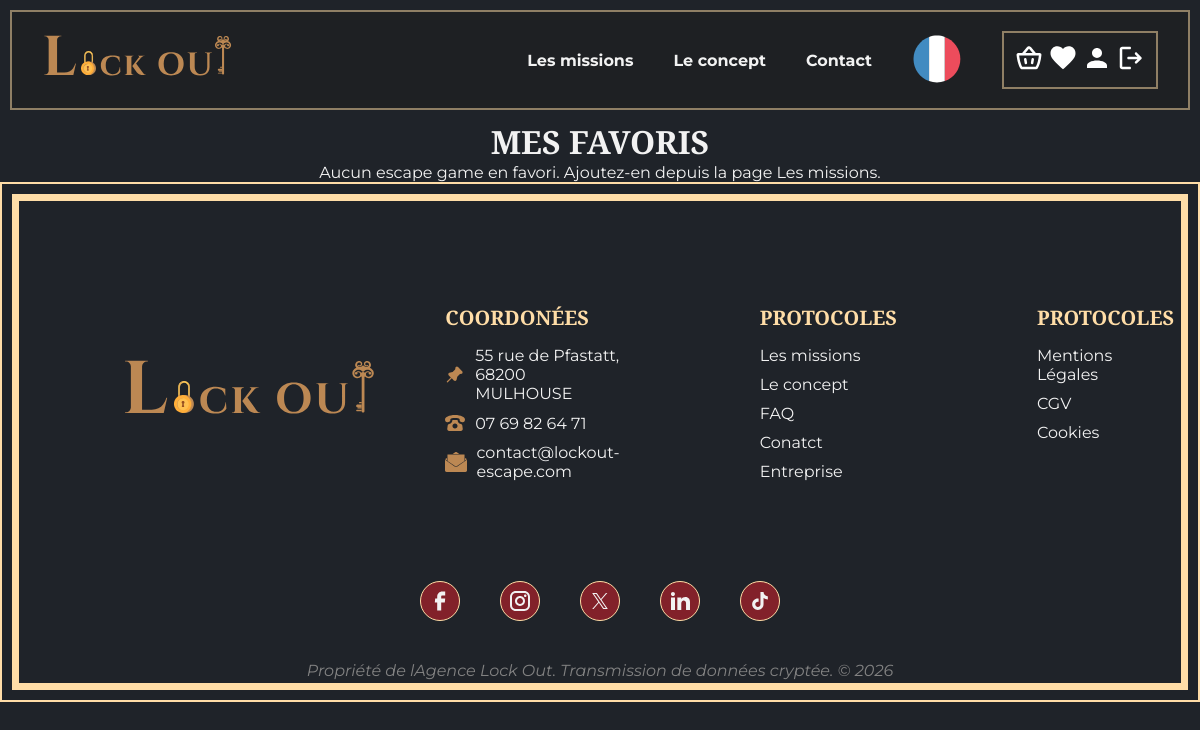
Page /index.php?action=favoris (signed in) on the earlier database version.
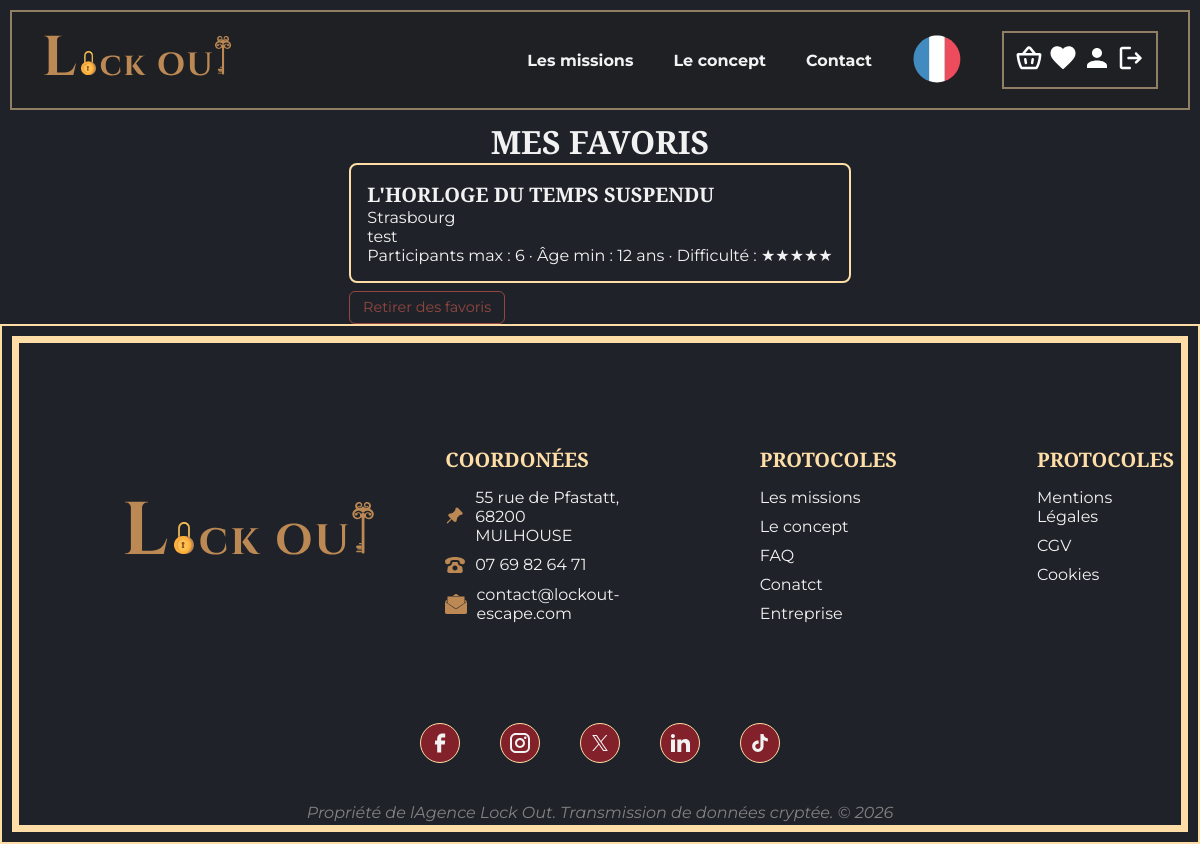
Same page on the later database version.
### tables this page shows
CREATE TABLE `escape_game` (
  `id_escape` int(11) NOT NULL,
  `nom` varchar(100) NOT NULL,
  `description` text NOT NULL,
  `longitude` decimal(10,7) NOT NULL,
  `latitude` decimal(10,7) NOT NULL,
  `nb_participants_max` int(5) NOT NULL,
  `age_minimum` int(2) NOT NULL,
  `ville` varchar(100) NOT NULL,
  `tags` varchar(500) NOT NULL,
  `difficultés` int(1) NOT NULL
);

### index.php (called while the page is built, shortened)
<?php
require "includes/default_config.php";
require "controleur/Routeur.class.php";
$routeur = new Routeur();
$routeur->routerRequete();

### vue/vue.class.php (called while the page is built, shortened)
<?php
class Vue {
  private $fichierVue;
  public function __construct($action) {
    $this->fichierVue = "vue/vue".$action.".php";
  }
  public function afficher($data) {
    global $conf;
    if (isset($_SESSION['acces'])) {
        $menu = (isset($_SESSION['statut']) && $_SESSION['statut'] == 2) ? $conf->menu_admin : $conf->menu_connecte;
    } else {
        $menu = $conf->menu;
    }
    extract($data);
    require $this->fichierVue;
    $contenu = ob_get_clean();
    $footer = $conf->footer;
    require "gabarit.php";
  }
}

### modele/favori.class.php (called while the page is built, shortened)
<?php
require_once "modele/database.class.php";
class Favori extends Database {
  public function getEscapesFavoris($id_client) {
    $req = 'SELECT DISTINCT e.id_escape AS "Code", e.nom AS "Nom", e.description AS "Description", e.longitude AS "Longitude", e.latitude AS "Latitude", '
         . 'e.nb_participants_max AS "Nombre de participants maximum", e.age_minimum AS "Age minimum", e.ville AS "Ville", e.tags AS "Tags", e.difficultés AS "Difficultés" '
         . 'FROM escape_game e '
         . 'INNER JOIN version v ON e.id_escape = v.id_escape '
         . 'INNER JOIN mettre_favoris_version f ON v.id_version = f.id_version '
         . 'WHERE f.id_client = ? ORDER BY e.nom;';
    $resultat = $this->execReqPrep($req, array($id_client));
    return is_array($resultat) ? $resultat : array();
  }
}

### modele/database.class.php (called while the page is built, shortened)
<?php
abstract class Database {
  private $bdd;
  protected function execReqPrep($req, $data) {
    $reponse = $this->connexionBDD()->prepare($req);
    if($reponse->execute($data)) {
      $resultat = $reponse->fetchAll(PDO::FETCH_ASSOC);
    if(!empty($resultat))
      return $resultat;
    else
      return $reponse->rowCount();
    }
    return FALSE;
  }
  private function connexionBDD() {
    global $conf;
    if (!isset($this->bdd))
      try {
        $options=array(PDO::MYSQL_ATTR_INIT_COMMAND => "SET NAMES utf8");
        $this->bdd = new PDO('mysql:host='. $conf->DBHost .';dbname='.$conf->DBName, $conf->DBUser, $conf->DBPwd, $options);
      }
      catch(Exception $err) {
        throw new Exception("Connexion à la BDD");
      }
    return $this->bdd;
  }
}

### vue/vueReservations.php (the view, shortened to what this page needs)
<?php
$cssLink = '<link href="style/escapes.css" rel="stylesheet">';
$reservations = $reservations ?? array();
$favoris = $favoris ?? array();
$contexte = $contexte ?? 'reservations';
$titres = array(
    'panier' => 'Mon panier',
    'favoris' => 'Mes favoris',
    'gestion_commandes' => 'Gestion des commandes',
    'reservations' => 'Mes réservations'
);
$titreSection = $titres[$contexte] ?? 'Réservations';
$key = function($row, $k) {
    if (isset($row[$k])) return $row[$k];
    return $row[strtolower($k)] ?? null;
};
?>
<section class="content reservations">
    <h2><?= htmlspecialchars($titreSection) ?></h2>
    <?php if ($contexte === 'favoris'): ?>
        <?php if (empty($favoris)): ?>
            <p class="msg-empty">Aucun escape game en favori. Ajoutez-en depuis la page <a href="index.php?action=escapes">Les missions</a>.</p>
        <?php else: ?>
            <div class="liste-escapes liste-favoris">
                <?php foreach ($favoris as $e):
                    $code = (int)($key($e, 'Code') ?? 0);
                    $nom = $key($e, 'Nom') ?? '';
                    $ville = $key($e, 'Ville') ?? '';
                    $desc = $key($e, 'Description') ?? '';
                    $nbMax = (int)($key($e, 'Nombre de participants maximum') ?? 0);
                    $ageMin = (int)($key($e, 'Age minimum') ?? 0);
                    $diff = (int)($key($e, 'Difficultés') ?? 0);
                ?>
                    <div class="card-escape-wrapper">
                        <a href="index.php?action=escape&amp;id_escape=<?= $code ?>" class="card-escape-link">
                            <article class="card-escape">
                                <h3><?= htmlspecialchars($nom) ?></h3>
                                <p class="ville"><?= htmlspecialchars($ville) ?></p>
                                <p class="description"><?= htmlspecialchars($desc) ?></p>
                                <p class="infos">Participants max : <?= $nbMax ?> · Âge min : <?= $ageMin ?> ans · Difficulté : <?= htmlspecialchars(Escape::$LIBELLES_DIFFICULTE[$diff] ?? $diff) ?></p>
                            </article>
                        </a>
                        <a href="index.php?action=retirerFavori&amp;id_escape=<?= $code ?>&amp;retour=<?= urlencode('index.php?action=favoris') ?>" class="btn-retirer-favori">Retirer des favoris</a>
                    </div>
                <?php endforeach; ?>
            </div>
        <?php endif; ?>
    <?php elseif (empty($reservations)): ?>
        <p class="msg-empty">Aucune réservation pour le moment.</p>
    <?php endif; ?>
</section>

### includes/default_config.php (shortened to what this page needs)
<?php
$conf = new stdClass();
$conf->DBHost = Config::$DB_host ?? "localhost";
$conf->DBName = Config::$DB_name ?? "mydatabse";
$conf->DBUser = Config::$DB_user ?? "root";
$conf->DBPwd = Config::$DB_pwd ?? "";
$conf->menu_connecte = "
    <div class = 'menu'>
        <a href='index.php?action=escapes'>Les missions</a>
        <a href='#exp'>Le concept</a>
        <a href='index.php?action=contact'>Contact</a>
        <button class='btn_langue'><img src='img/svg/fr.svg' aria-expended='false'></button>
        <div class = 'important'>
            <a href='index.php?action=panier'><img src='img/svg/panier.svg'></a>
            <a href='index.php?action=favoris'><img src='img/svg/fav.svg'></a>
            <a href='index.php?action=profil'><img src='img/svg/compt.svg'></a>
            <a href='index.php?action=deconnexion'><img src='img/svg/deconnexion.svg'></a>
        </div>
    </div>
    ";
$conf->footer = '<nav class="footer-nav">
      <a href="#" class="logo"><img src="img/svg/Logo.svg" alt=""></a>
      <div class="nav-coordonees">
        <h3>Coordonées</h3>
        <a href="#">
          <img src="img/svg/adresse.svg" alt="">
          55 rue de Pfastatt, 68200 MULHOUSE
        </a>
        <a href="#">
          <img src="img/svg/tel.svg" alt="">
          07 69 82 64 71
        </a>
        <a href="#">
          <img src="img/svg/mail.svg" alt="">
          contact@lockout-escape.com
        </a>
      </div>
      <span class="footer-separator"></span>
      <div class="nav-protocoles">
        <h3>Protocoles</h3>
        <a href="#">Les missions</a>
        <a href="#">Le concept</a>
        <a href="#">FAQ</a>
        <a href="#">Conatct</a>
        <a href="#">Entreprise</a>
      </div>
      <span class="footer-separator"></span>
      <div class="nav-confidentialite">
        <h3>Protocoles</h3>
        <a href="#">Mentions Légales</a>
        <a href="#">CGV</a>
        <a href="#">Cookies</a>
      </div>
    </nav>
    <div class="reseaux">
      <a href="#"><img src="img/svg/facebook.svg" alt=""></a>
      <a href="#"><img src="img/svg/instagram.svg" alt=""></a>
      <a href="#"><img src="img/svg/x.svg" alt=""></a>
      <a href="#"><img src="img/svg/linkedin.svg" alt=""></a>
      <a href="#"><img src="img/svg/tiktok.svg" alt=""></a>
    </div>
    <p class="legal">Propriété de lAgence Lock Out. Transmission de données cryptée. © 2026</p>';

### controleur/Routeur.class.php (shortened to what this page needs)
<?php
require_once "controleur/CtlReservation.class.php";
require_once "vue/vue.class.php";
class Routeur {
    private $CtlReservation;
    private $CtlPage;
    public function __construct() {
        $this->CtlReservation = new CtlReservation();
        $this->CtlPage = new CtlPage();
    }
    public function routerRequete() {
        $action = isset($_GET['action']) ? $_GET['action'] : null;
        try {
            if (isset($_SESSION['acces'])) {
                switch ($action) {
                    case 'favoris':
                        $this->CtlReservation->reservations('favoris');
                        return;
                }
                throw new Exception("La page que vous cherchez est introuvable :(");
            }
            throw new Exception("La page que vous cherchez est introuvable :(");
        } catch (Exception $e) {
            $this->CtlPage->erreur($e->getMessage());
            exit;
        }
    }
}

### controleur/CtlReservation.class.php (shortened to what this page needs)
<?php
require_once "modele/reservation.class.php";
require_once "modele/favori.class.php";
require_once "vue/vue.class.php";
class CtlReservation {
    private $favori;
    public function __construct() {
        $this->favori = new Favori();
    }
    public function reservations($contexte = 'reservations') {
        if ($contexte === 'favoris') {
            $id_client = isset($_SESSION['id_utilisateur']) ? (int) $_SESSION['id_utilisateur'] : 0;
            $favoris = $id_client ? $this->favori->getEscapesFavoris($id_client) : array();
            $vue = new Vue("Reservations");
            $vue->afficher(array("reservations" => array(), "contexte" => "favoris", "favoris" => $favoris));
            return;
        }
    }
}

### vue/gabarit.php (shortened to what this page needs)
<!DOCTYPE html>
<html lang="fr">
<head>
  <?= $cssLink ?>
</head>
<body>
  <header class="header">
    <nav class="nav">
      <a href="index.php">
        <img src="img/svg/Logo.svg" alt="">
      </a>
      <?= $menu ?>
    </nav>
  </header>
  <main>
    <?= $contenu ?>
  </main>
  <footer class="footer doubleBorder">
      <?= $footer ?>
  </footer>
</body>
</html>

### style/escapes.css (style rules this page uses)
.reservations .liste-favoris { display: flex; flex-direction: column; gap: 1rem; max-width: 900px; }
.reservations .card-escape-wrapper { display: flex; flex-direction: column; gap: 0.5rem; }
.reservations .btn-retirer-favori { align-self: flex-start; padding: 0.4rem 0.8rem; font-size: 0.9rem; color: var(--brand-red, #c00); border: 1px solid currentColor; border-radius: 6px; text-decoration: none; }
.card-escape-link { display: block; text-decoration: none; color: inherit; transition: transform 0.2s ease, box-shadow 0.2s ease; }
.card-escape-link .card-escape { border: 2px solid var(--secondary); padding: 1rem; border-radius: 8px; }

### style/style.css (style rules this page uses)
:root { --primary: oklch(0.4077 0.1312 20.3); --secondary: oklch(0.9133 0.0788 79.02); --secondary-half: oklch(0.9133 0.0788 79.02 / 50%); --brand-red: oklch(0.4921 0.1064 26.16); --brand-red-half: oklch(0.4921 0.1064 26.16 / 50%); --brand-white: #e2e1ea; --brand-grey: oklch(0.5472 0.0172 277.61); --brand-grey-half: oklch(0.5472 0.0172 277.61 / 50%); --brand-black: oklch(0.2547 0.0128 258.37); --black: #1f1f1f; --black-half: oklch(0.2393 0 129.63 / 50%); --grey: oklch(0.6066 0 0); --grey-half: oklch(0.6066 0 0 / 50%); --white: oklch(0.9612 0 0); --info: #00bcff; --succes: #7ccf00; --warning: #ffb86a; --error: #fb2c36; --title: "Cinzel", serif; --text: "Montserrat", sans-serif; --height: 100px; }
* { padding: 0; margin: 0; box-sizing: border-box; }
body { background-color: var(--brand-black); }
section { display: flex; flex-direction: column; align-items: center; }
h2 { font-family: var(--title); font-size: 2rem; text-transform: uppercase; color: var(--white); }
h3 { font-family: var(--title); font-size: 1.25rem; text-transform: uppercase; color: var(--white); }
p, a, li, ul, button, span { font-family: var(--text); color: var(--white); }
a { text-decoration: none; color: inherit; }
button { border: none; background: none; cursor: pointer; }
.legal { justify-self: center; font-style: italic; color: var(--grey); margin-top: 40px; }

Differences in the rows shown:
added escape_game: nom "L'HORLOGE DU TEMPS SUSPENDU", ville "Strasbourg", description "test", nb_participants_max "6", age_minimum "12", difficultés "★★★★★"
Other differences:
text no longer shown: "Aucun escape game en favori. Ajoutez-en depuis la page Les missions ."
